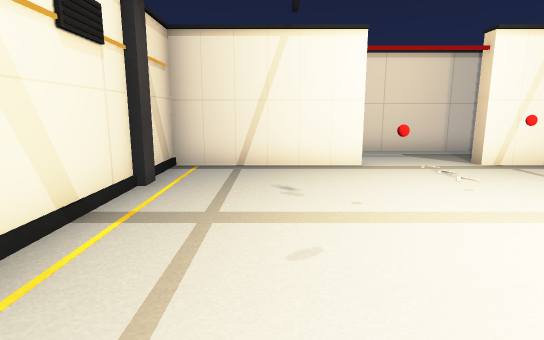
[1] (above)

12 first-person views from a walk through a scene from a Unity 3-D project. The camera is 1.2 m above the floor, tilts 10° down and sees 80° across. The floor is counted in squares, 1 m on a side. Each view is taken from the middle of a square. On the plan, view 1 faces up. The plan holds only what a view shows up to about 14 squares ahead; the rest is blank. The place goes on beyond the plan. The player is left out. Some surface patterns are stand-ins.

[2]
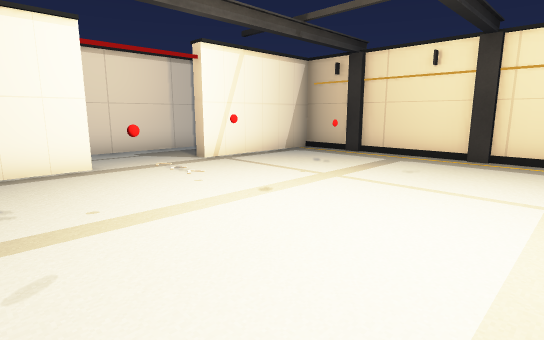

[3]
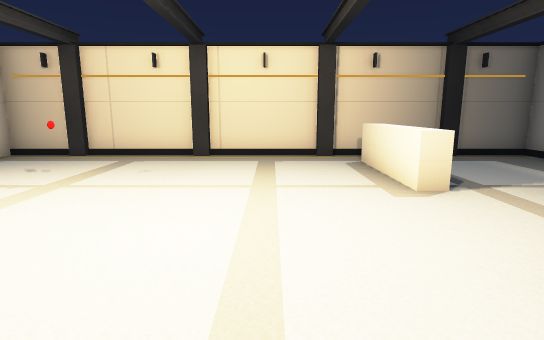

[4]
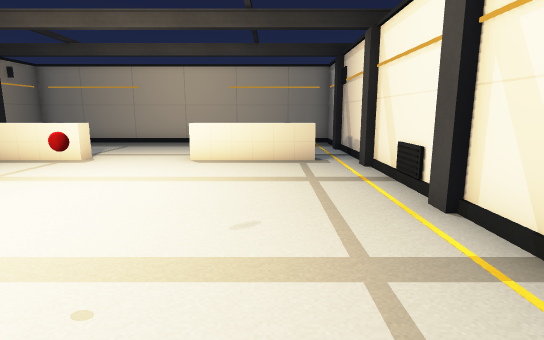

[5]
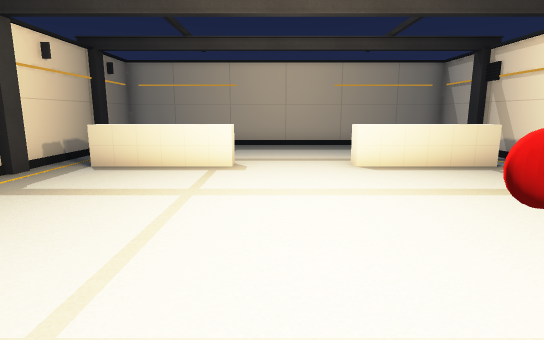

[6]
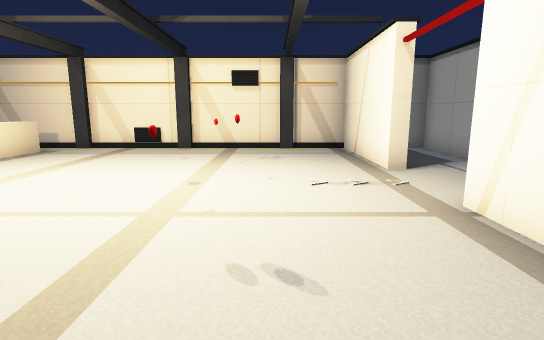

[7]
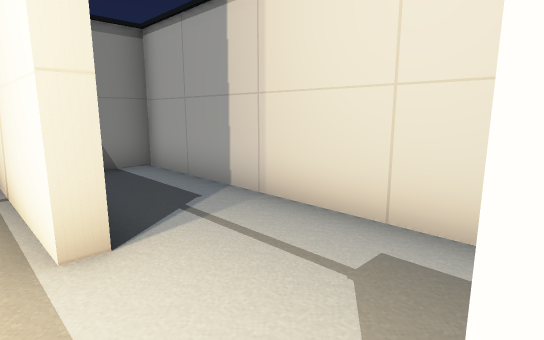

[8]
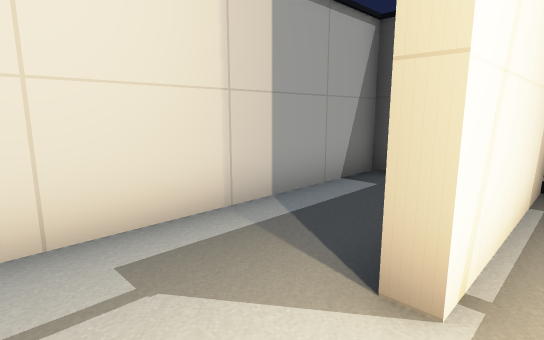

[9]
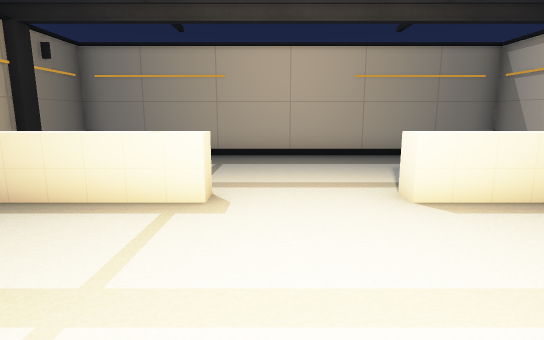

[10]
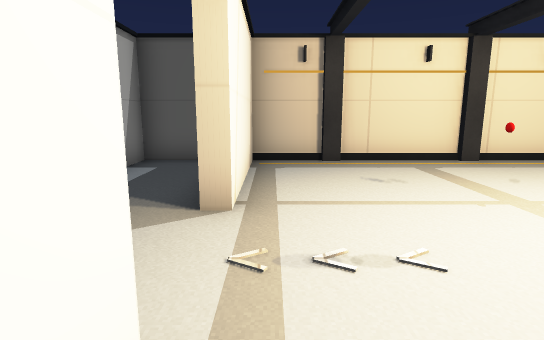

[11]
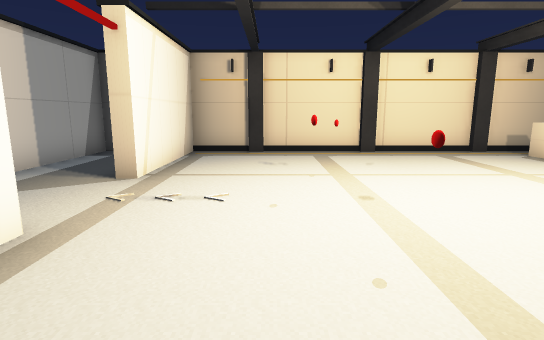

[12]
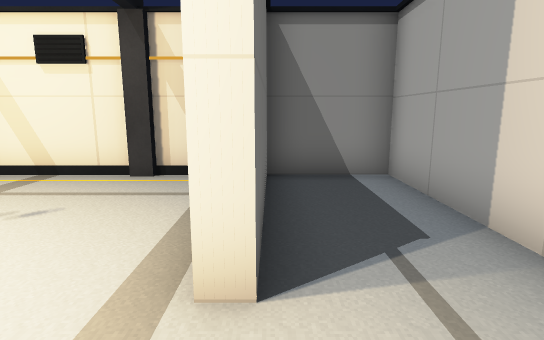

### Floor plan
Key: @ floor where view 1 was taken; # wall or solid block; . floor; / step, stairs or slope; ^ raised ledge; O other object.
Columns run from 3 left of view 1 to 10 right of it. Each row starts with its distance up from view 1.
 11 ##############
 10 #............#
  9 #............#
  8 ######..######
  7 #.........../#
  6 #.........../#
  5 #.........../#
  4 #...#.#.#.../#
  3 #.........../#
  2 ##........../#
  1  O........../#
  0 #/.@......../#
 -1 #/........../#
 -2 #/........../#
 -3 #//^^....^^//#
 -4 #/.  ......./#
 -5 #/  ......../#
 -6 #/  ......../#
 -7 #////////////#
 -8 ##############

Positions as (right, up) in squares from view 1, and headings:
1: (0, 0), facing up
2: (0, 0), facing up-right
3: (0, 0), facing right
4: (0, 6), facing down
5: (4, 5), facing down
6: (9, 5), facing left
7: (5, 7), facing up-left
8: (3, 7), facing up-right
9: (4, 2), facing down
10: (1, 7), facing right
11: (-1, 5), facing right
12: (4, 8), facing left
